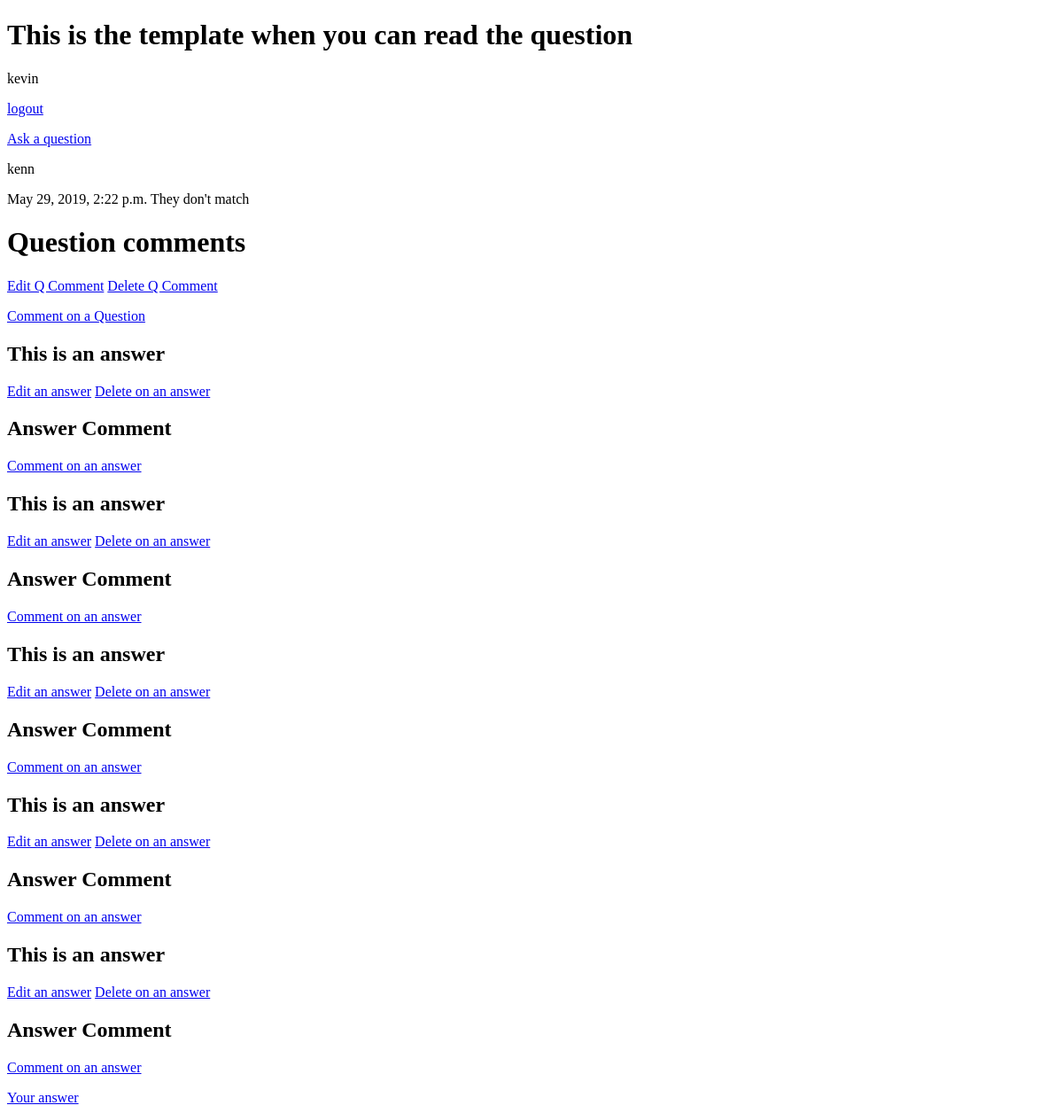
The app's page /ask/read/1/ (signed in), older data.
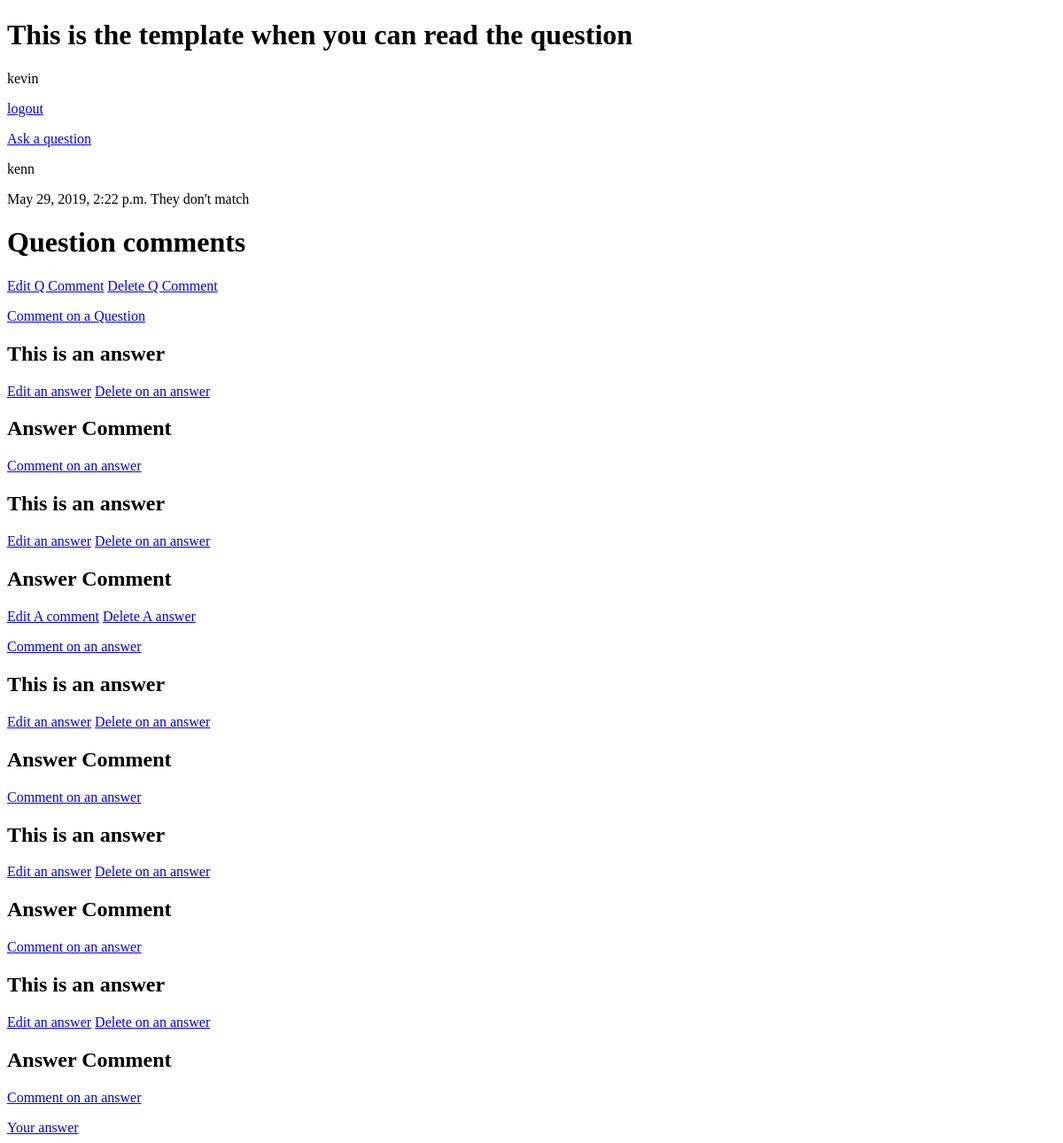
The same page, newer data.
### passionProjectApp/models.py (models this page shows, shortened)
class RealQuestionComment(models.Model):
    message= tinymce_models.HTMLField()
    date_created=models.DateTimeField(default=datetime.datetime.utcnow)
    last_update=models.DateTimeField(default=datetime.datetime.utcnow)
    parent=models.ForeignKey(RealQuestion,on_delete=models.CASCADE)
    author = models.ForeignKey(User,on_delete=models.CASCADE)

class Answer(models.Model):
    message= tinymce_models.HTMLField()
    date_created=models.DateTimeField(default=datetime.datetime.utcnow)
    last_update=models.DateTimeField(default=datetime.datetime.utcnow)
    parent=models.ForeignKey(RealQuestion,on_delete=models.CASCADE)
    author = models.ForeignKey(User,on_delete=models.CASCADE)

class AnswerComment(models.Model):
    message= tinymce_models.HTMLField()
    date_created=models.DateTimeField(default=datetime.datetime.utcnow)
    last_update=models.DateTimeField(default=datetime.datetime.utcnow)
    parent=models.ForeignKey(Answer,on_delete=models.CASCADE)
    author = models.ForeignKey(User,on_delete=models.CASCADE)

### passionProjectApp/views.py (the view)
# urls.py: path('ask/read/<int:ID>/',views.ask_read,name='ask_read'),
def ask_read(request,ID):
    question=get_object_or_404(RealQuestion,pk=ID)
    allAnswers=Answer.objects.filter(parent=ID)
    allQuestionComments=RealQuestionComment.objects.filter(parent=ID)
    allAnswerComments=AnswerComment.objects.all()
    answercomment_child=[]
    for x in allAnswers:
        for y in allAnswerComments:
            if (y.parent==x):
                answercomment_child.append(y)
    context={"question":question,"answers":allAnswers,"question_comment":allQuestionComments,"answer_comment":answercomment_child}
    return render(request,"passionProjectApp/ask_read.html",context)

### passionProjectApp/templates/passionProjectApp/ask_read.html (shortened to what this page needs)
<!DOCTYPE html>
<html lang="en">
<head>
</head>
<body>
<h1> This is the template when you can read the question</h1>
{{request.user}}
<p><a href="{% url 'logout' %}">logout</a></p>
<a href="{% url 'ask' %}"> Ask a question</a>
{% if question %}
{{question.author}}
{{question.date_created}}
{% if request.user == question.author %}
<a href="{% url 'ask_edit' question.id %}">Edit a Question</a>
<a href="{% url 'ask_del' question.id %}">Delete on a Question</a>
{% else %}
They don't match
{% endif %}
{% endif %}
<h1>Question comments</h1>
{% if question_comment %}
{% for x in question_comment %}
{% if request.user == x.author %}
<a href="{% url 'comment_ask_edit' question.id %}">Edit Q Comment</a>
<a href="{% url 'comment_ask_del' question.id %}">Delete  Q Comment</a>
{% endif %}
{% endfor %}
{% endif %}
<p><a href="{% url 'comment_ask' question.id %}">Comment on a Question</a></p>
{% if answers %}
{% for x in answers %}
{% autoescape off%} <h2>This is an answer</h2>{{x.message}} {% endautoescape %}
<a href="{% url 'answer_edit' x.id %}">Edit an answer</a>
<a href="{% url 'answer_del' x.id %}">Delete on an answer</a>
<h2>Answer Comment</h2>
{% if answer_comment %}
{% for y in answer_comment %}
{% if y.parent == x %}
{% if request.user == y.author %}
<a href="{% url 'comment_answer_edit' y.id  x.parent_id %}">Edit A comment</a>
<a href="{% url 'comment_answer_del' y.id %}">Delete A answer</a>
{% endif %}
{% endif %}
{% endfor %}
{% endif %}
<p><a href="{% url 'comment_answer' x.id%}">Comment on an answer</a></p>
{% endfor %}
{% endif %}
<a href="{% url 'answer' question.id%}">Your answer</a>
</body>
</html>

Row changes from the older to the newer data that the page shows:
changed Answer (number 2 of 5 on the later page): gains AnswerComment (shows "Edit A comment")
